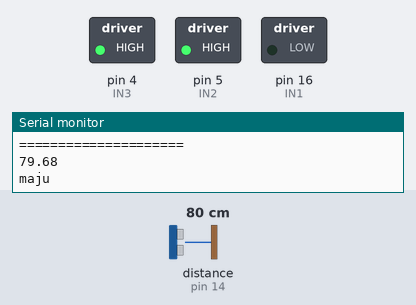
A sketch run on a simulated Arduino Uno, built with avr-gcc and run on an emulated ATmega328P. Shown: switched loads named in the sketch (green lamp = pin HIGH), the last lines printed to the serial monitor. Wiring (inferred from the names in the program): ultrasonic range finder: trigger pin 2; echo pin 14. The test bench sets the inputs (shaded band); at power-on: distance to the obstacle (sensor on pin 14) 80 cm. The echo pulse lasts 58.3 µs per cm; pins used as bus, display or sensor lines are not drawn.

Above: at 1.2 s.
1.3 s: distance to the obstacle (sensor on pin 14) set to 23 cm
2.8 s: distance to the obstacle (sensor on pin 14) set to 18 cm
At 3.6 s:
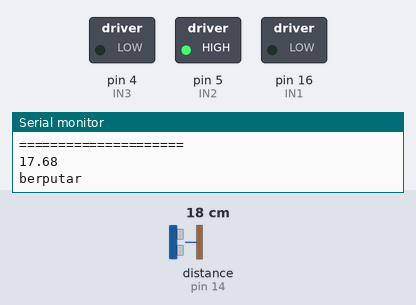
4.3 s: distance to the obstacle (sensor on pin 14) set to 35 cm
At 5.3 s:
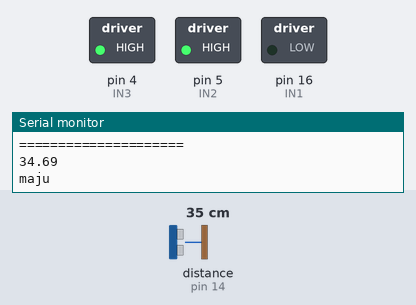
5.8 s: distance to the obstacle (sensor on pin 14) set to 2 cm
At 6.1 s:
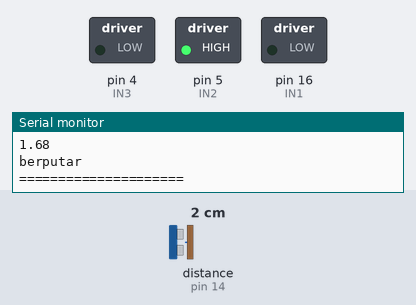
Timing chart, 0 to 8.3 s (numbered marks = the images above; inputs shaded):
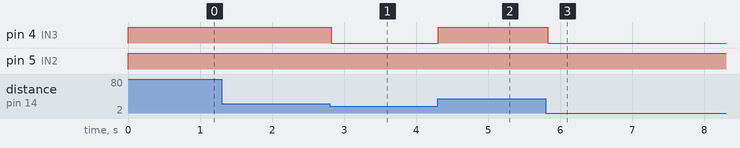

The sketch:

modul1.ino
```cpp
// pin motor
const uint8_t IN1 = 16;
const uint8_t IN2 = 5;
const uint8_t IN3 = 4;
const uint8_t IN4 = 0;

// pin ultrasonic
const uint8_t USCT = 2;
const uint8_t USCE = 14;

void maju(){
  digitalWrite(IN1, LOW);
  digitalWrite(IN2, HIGH);
  digitalWrite(IN3, HIGH);
  digitalWrite(IN4, LOW);
}

void berputar(){
  digitalWrite(IN1, LOW);
  digitalWrite(IN2, HIGH);
  digitalWrite(IN3, LOW);
  digitalWrite(IN4, HIGH);
}

float dapatkan_jarak_usc(uint8_t trig, uint8_t echo){
  digitalWrite(trig, LOW);
  delayMicroseconds(2);
  digitalWrite(trig, HIGH);
  delayMicroseconds(10);
  digitalWrite(trig, LOW);

  float duration = pulseIn(echo, HIGH, 20000);
  float distance = (duration*0.0343)/2;
  return distance;
}

void setup() {
  // put your setup code here, to run once:

  pinMode(IN1, OUTPUT);
  pinMode(IN2, OUTPUT);
  pinMode(IN3, OUTPUT);
  pinMode(IN4, OUTPUT);

  pinMode(USCT, OUTPUT);
  pinMode(USCE, INPUT);


  Serial.begin(115200);

}

void loop() {
  // put your main code here, to run repeatedly:

  float jarak = dapatkan_jarak_usc(USCT, USCE);

  Serial.println("=====================");
  Serial.println(jarak);

  if (jarak > 20){
    maju();
    Serial.println("maju");
  }
  else {
    berputar();
    Serial.println("berputar");
  }

  delay(33);
}
```

Measured:
- the behaviour switches between 21 and 20 cm on distance to the obstacle (sensor on pin 14) (found by bisection; images 0 and 1)
- after the input at 2.8 s, pin 4 (IN3): HIGH → LOW at once
- after the input at 4.3 s, pin 4 (IN3): LOW → HIGH at once
- after the input at 5.8 s, pin 4 (IN3): HIGH → LOW at once
